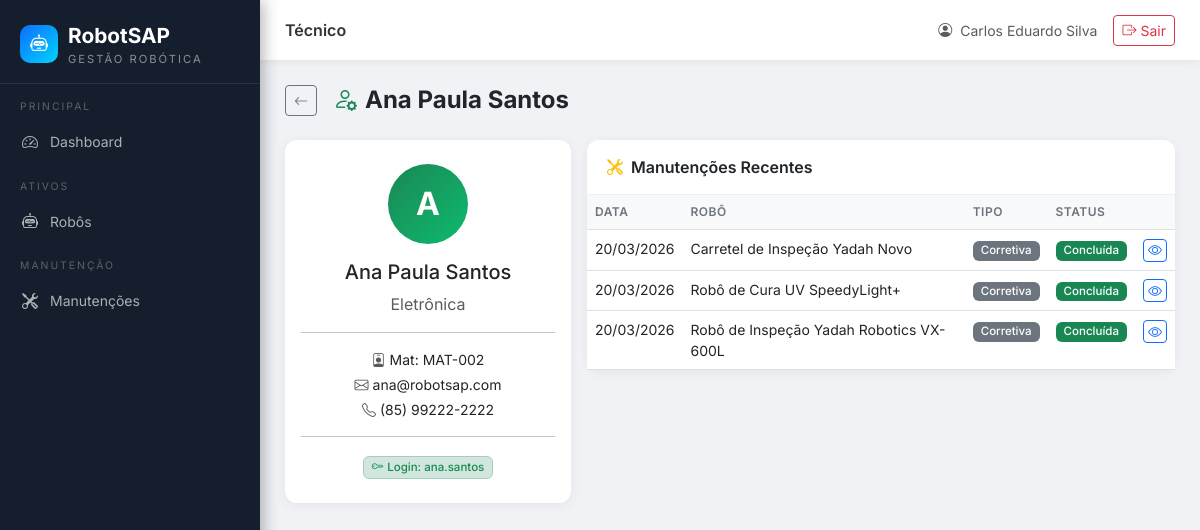
/tecnicos/2/ (signed in), run on the app's committed database.
### tecnicos/models.py (models this page shows, shortened)
class Tecnico(models.Model):
    ESPECIALIDADE_CHOICES = [
        ('mecanica', 'Mecânica'),
        ('eletrica', 'Elétrica'),
        ('eletronica', 'Eletrônica'),
        ('programacao', 'Programação/Software'),
        ('hidraulica', 'Hidráulica'),
        ('pneumatica', 'Pneumática'),
        ('inspecao', 'Inspeção Robótica'),
        ('geral', 'Manutenção Geral'),
    ]
    usuario = models.OneToOneField(
        User, on_delete=models.SET_NULL, null=True, blank=True,
        related_name='tecnico', verbose_name='Usuário de acesso'
    )
    nome = models.CharField(max_length=200, verbose_name='Nome Completo')
    matricula = models.CharField(max_length=50, blank=True, verbose_name='Matrícula')
    email = models.EmailField(blank=True, verbose_name='E-mail')
    telefone = models.CharField(max_length=20, blank=True, verbose_name='Telefone')
    especialidade = models.CharField(
        max_length=50, choices=ESPECIALIDADE_CHOICES, default='geral',
        verbose_name='Especialidade'
    )
    ativo = models.BooleanField(default=True, verbose_name='Ativo')
    criado_em = models.DateTimeField(auto_now_add=True)
    class Meta:
        verbose_name = 'Técnico'
        verbose_name_plural = 'Técnicos'
        ordering = ['nome']

### manutencoes/models.py (models this page shows, shortened)
class Manutencao(models.Model):
    TIPO_CHOICES = [
        ('preventiva', 'Preventiva'),
        ('corretiva', 'Corretiva'),
        ('preditiva', 'Preditiva'),
    ]
    STATUS_CHOICES = [
        ('aberta', 'Aberta'),
        ('em_execucao', 'Em execução'),
        ('concluida', 'Concluída'),
        ('cancelada', 'Cancelada'),
    ]
    STATUS_COLORS = {
        'aberta': 'primary',
        'em_execucao': 'warning',
        'concluida': 'success',
        'cancelada': 'danger',
    }
    robo = models.ForeignKey(Robot, on_delete=models.CASCADE, verbose_name='Robô')
    tecnico = models.ForeignKey(
        Tecnico, on_delete=models.SET_NULL, null=True, blank=True,
        verbose_name='Técnico Responsável'
    )
    tipo_manutencao = models.CharField(
        max_length=20, choices=TIPO_CHOICES, verbose_name='Tipo de Manutenção'
    )
    descricao = models.TextField(verbose_name='Descrição do Problema/Serviço')
    data_abertura = models.DateTimeField(auto_now_add=True, verbose_name='Data de Abertura')
    data_execucao = models.DateTimeField(null=True, blank=True, verbose_name='Data de Início da Execução')
    data_conclusao = models.DateTimeField(null=True, blank=True, verbose_name='Data de Conclusão')
    custo = models.DecimalField(max_digits=10, decimal_places=2, null=True, blank=True, verbose_name='Custo (R$)')
    pecas_substituidas = models.TextField(blank=True, verbose_name='Peças Substituídas')
    status = models.CharField(
        max_length=20, choices=STATUS_CHOICES, default='aberta', verbose_name='Status'
    )
    imagem_manutencao = models.ImageField(
        upload_to='manutencoes/imagens/', blank=True, null=True, verbose_name='Foto da Manutenção'
    )
    relatorio = models.FileField(
        upload_to='manutencoes/relatorios/', blank=True, null=True, verbose_name='Relatório'
    )
    observacoes_conclusao = models.TextField(blank=True, verbose_name='Observações de Conclusão')
    class Meta:
        verbose_name = 'Manutenção'
        verbose_name_plural = 'Manutenções'
        ordering = ['-data_abertura']
    def get_status_color(self):
        return self.STATUS_COLORS.get(self.status, 'secondary')

### robots/models.py (models this page shows, shortened)
class Robot(models.Model):
    STATUS_CHOICES = [
        ('operacional', 'Operacional'),
        ('em_manutencao', 'Em manutenção'),
        ('parado', 'Parado'),
        ('em_inspecao', 'Em inspeção'),
        ('inativo', 'Inativo'),
    ]
    STATUS_COLORS = {
        'operacional': 'success',
        'em_manutencao': 'warning',
        'parado': 'danger',
        'em_inspecao': 'info',
        'inativo': 'secondary',
    }
    nome = models.CharField(max_length=200, verbose_name='Nome do Robô')
    modelo = models.CharField(max_length=200, blank=True, verbose_name='Modelo')
    fabricante = models.CharField(max_length=200, blank=True, verbose_name='Fabricante')
    numero_serie = models.CharField(max_length=100, unique=True, blank=True, null=True, verbose_name='Número de Série (Ativo)')
    patrimonio = models.CharField(max_length=100, blank=True, verbose_name='Patrimônio')
    ano_fabricacao = models.PositiveIntegerField(null=True, blank=True, verbose_name='Ano de Fabricação')
    data_aquisicao = models.DateField(null=True, blank=True, verbose_name='Data de Aquisição')
    localizacao = models.CharField(max_length=300, blank=True, verbose_name='Localização')
    grupo = models.CharField(max_length=100, blank=True, verbose_name='Grupo')
    alocacao = models.CharField(max_length=200, blank=True, verbose_name='Alocação/Cliente')
    status_operacional = models.CharField(
        max_length=20, choices=STATUS_CHOICES, default='operacional',
        verbose_name='Status Operacional'
    )
    observacoes = models.TextField(blank=True, verbose_name='Observações')
    imagem = models.ImageField(upload_to='robots/imagens/', blank=True, null=True, verbose_name='Imagem')
    documento_tecnico = models.FileField(upload_to='robots/documentos/', blank=True, null=True, verbose_name='Documento Técnico')
    criado_em = models.DateTimeField(auto_now_add=True)
    atualizado_em = models.DateTimeField(auto_now=True)
    class Meta:
        verbose_name = 'Robô'
        verbose_name_plural = 'Robôs'
        ordering = ['nome']

### tecnicos/views.py (the view)
# urls.py: path('<int:pk>/', views.TecnicoDetailView.as_view(), name='detail'),
class TecnicoDetailView(LoginRequiredMixin, DetailView):
    model = Tecnico
    template_name = 'tecnicos/tecnico_detail.html'
    context_object_name = 'tecnico'
    def get_context_data(self, **kwargs):
        context = super().get_context_data(**kwargs)
        tecnico = self.get_object()
        context['manutencoes'] = tecnico.manutencao_set.order_by('-data_abertura')[:10]
        return context

### templates/tecnicos/tecnico_detail.html (shortened to what this page needs)
{% extends 'base.html' %}
{% block page_title %}Técnico{% endblock %}
{% block content %}
<div class="d-flex align-items-center mb-4 gap-3">
    <a href="{% url 'tecnicos:list' %}" class="btn btn-outline-secondary btn-sm"><i class="bi bi-arrow-left"></i></a>
    <h4 class="mb-0 fw-bold"><i class="bi bi-person-gear me-2 text-success"></i>{{ tecnico.nome }}</h4>
</div>
<div class="row g-3">
    <div class="col-md-4">
        <div class="card">
            <div class="card-body text-center py-4">
                <div class="rounded-circle d-flex align-items-center justify-content-center text-white fw-bold mx-auto mb-3"
                     style="width:80px;height:80px;font-size:2rem;background:linear-gradient(135deg,#198754,#0fba70);">
                    {{ tecnico.nome|first|upper }}
                </div>
                <h5>{{ tecnico.nome }}</h5>
                <p class="text-muted mb-0">{{ tecnico.get_especialidade_display }}</p>
                <hr>
                {% if tecnico.matricula %}
                <p class="mb-1 small"><i class="bi bi-person-badge me-1 text-muted"></i>Mat: {{ tecnico.matricula }}</p>
                {% endif %}
                {% if tecnico.email %}
                <p class="mb-1 small"><i class="bi bi-envelope me-1 text-muted"></i>{{ tecnico.email }}</p>
                {% endif %}
                {% if tecnico.telefone %}
                <p class="mb-0 small"><i class="bi bi-telephone me-1 text-muted"></i>{{ tecnico.telefone }}</p>
                {% endif %}
                {% if tecnico.usuario %}
                <hr>
                <span class="badge bg-success-subtle text-success border border-success-subtle">
                    <i class="bi bi-key me-1"></i>Login: {{ tecnico.usuario.username }}
                </span>
                {% endif %}
            </div>
        </div>
    </div>
    <div class="col-md-8">
        <div class="card">
            <div class="card-header"><i class="bi bi-tools me-2 text-warning"></i>Manutenções Recentes</div>
            <div class="card-body p-0">
                <table class="table table-hover mb-0 small">
                    <thead class="table-light"><tr><th>Data</th><th>Robô</th><th>Tipo</th><th>Status</th><th></th></tr></thead>
                    <tbody>
                    {% for m in manutencoes %}
                    <tr>
                        <td>{{ m.data_abertura|date:"d/m/Y" }}</td>
                        <td>{{ m.robo.nome }}</td>
                        <td><span class="badge bg-secondary">{{ m.get_tipo_manutencao_display }}</span></td>
                        <td><span class="badge bg-{{ m.get_status_color }}">{{ m.get_status_display }}</span></td>
                        <td><a href="{% url 'manutencoes:detail' m.pk %}" class="btn btn-sm btn-outline-primary py-0 px-1"><i class="bi bi-eye"></i></a></td>
                    </tr>
                    {% empty %}
                    <tr><td colspan="5" class="text-center text-muted py-3">Nenhuma manutenção</td></tr>
                    {% endfor %}
                    </tbody>
                </table>
            </div>
        </div>
    </div>
</div>
{% endblock %}

### templates/base.html (shortened to what this page needs)
<!DOCTYPE html>
<html lang="pt-BR">
<head>
    <link href="https://cdn.jsdelivr.net/npm/bootstrap@5.3.0/dist/css/bootstrap.min.css" rel="stylesheet">
    <link href="https://cdn.jsdelivr.net/npm/bootstrap-icons@1.10.0/font/bootstrap-icons.css" rel="stylesheet">
</head>
<body>
<nav id="sidebar">
    <div class="sidebar-brand d-flex align-items-center">
        <div class="sidebar-logo-icon"><i class="bi bi-robot"></i></div>
        <div>
            <div class="logo-text">RobotSAP</div>
            <div class="logo-sub">Gestão Robótica</div>
        </div>
    </div>
    <ul class="sidebar-nav nav flex-column">
        <li class="nav-section-title">Principal</li>
        <li class="nav-item">
            <a href="{% url 'dashboard:index' %}" class="nav-link {% if request.resolver_match.app_name == 'dashboard' %}active{% endif %}">
                <i class="bi bi-speedometer2"></i> Dashboard
            </a>
        </li>
        <li class="nav-section-title">Ativos</li>
        <li class="nav-item">
            <a href="{% url 'robots:list' %}" class="nav-link {% if request.resolver_match.app_name == 'robots' %}active{% endif %}">
                <i class="bi bi-robot"></i> Robôs
            </a>
        </li>
        <li class="nav-section-title">Manutenção</li>
        <li class="nav-item">
            <a href="{% url 'manutencoes:list' %}" class="nav-link {% if request.resolver_match.app_name == 'manutencoes' %}active{% endif %}">
                <i class="bi bi-tools"></i> Manutenções
            </a>
        </li>
    </ul>
</nav>
<div id="main-content">
    <div id="topbar">
        <div class="d-flex align-items-center gap-3">
            <span class="topbar-title">{% block page_title %}{% endblock %}</span>
        </div>
        <div class="d-flex align-items-center gap-3">
            <span class="text-muted small">
                <i class="bi bi-person-circle me-1"></i>
                {{ request.user.get_full_name|default:request.user.username }}
            </span>
            <form method="post" action="{% url 'usuarios:logout' %}" class="d-inline">
                <button type="submit" class="btn btn-sm btn-outline-danger">
                    <i class="bi bi-box-arrow-right me-1"></i>Sair
                </button>
            </form>
        </div>
    </div>
    <div class="page-content">
        {% block content %}{% endblock %}
    </div>
</div>
</body>
</html>

### templates/base.html (style rules this page uses)
:root { --sidebar-width: 260px; }
* { font-family: 'Inter', sans-serif; }
body { background: #f0f2f5; min-height: 100vh; }
#sidebar { position: fixed; top: 0; left: 0; bottom: 0; width: var(--sidebar-width); background: #151e2d; z-index: 1000; overflow-y: auto; transition: all 0.3s ease; box-shadow: 3px 0 15px rgba(0,0,0,0.3); }
.sidebar-brand { padding: 20px 20px 15px; border-bottom: 1px solid rgba(255,255,255,0.08); }
.sidebar-brand .logo-text { font-size: 1.3rem; font-weight: 700; color: #fff; }
.sidebar-brand .logo-sub { font-size: 0.7rem; color: rgba(255,255,255,0.5); text-transform: uppercase; letter-spacing: 2px; }
.sidebar-logo-icon { width: 38px; height: 38px; background: linear-gradient(135deg, #0d6efd, #00d4ff); border-radius: 10px; display: flex; align-items: center; justify-content: center; font-size: 1.1rem; color: #fff; margin-right: 10px; }
.nav-section-title { font-size: 0.65rem; text-transform: uppercase; letter-spacing: 2px; color: rgba(255,255,255,0.3); padding: 15px 20px 5px; }
.sidebar-nav .nav-item .nav-link { color: rgba(255,255,255,0.65); padding: 10px 20px; display: flex; align-items: center; gap: 10px; transition: all 0.2s; font-size: 0.875rem; }
.sidebar-nav .nav-item .nav-link i { font-size: 1rem; width: 20px; text-align: center; }
#main-content { margin-left: var(--sidebar-width); min-height: 100vh; }
#topbar { background: #fff; padding: 0 25px; height: 60px; display: flex; align-items: center; justify-content: space-between; box-shadow: 0 2px 8px rgba(0,0,0,0.06); position: sticky; top: 0; z-index: 100; }
.topbar-title { font-weight: 600; font-size: 1rem; color: #333; }
.page-content { padding: 25px; }
.card { border: none; border-radius: 12px; box-shadow: 0 2px 12px rgba(0,0,0,0.06); }
.card-header { background: #fff; border-bottom: 1px solid #f0f0f0; border-radius: 12px 12px 0 0 !important; padding: 15px 20px; font-weight: 600; }
.table th { font-size: 0.75rem; text-transform: uppercase; letter-spacing: 0.5px; color: #6c757d; font-weight: 600; }
.badge { font-size: 0.72rem; font-weight: 500; padding: 4px 8px; }

### data on the page
Tecnico: nome "Ana Paula Santos", nome|first "A", especialidade "Eletrônica", matricula "MAT-002", email "ana@robotsap.com", telefone "(85) 99222-2222", usuario.username "ana.santos"
Manutencao: data_abertura "20/03/2026", robo.nome "Carretel de Inspeção Yadah Novo", tipo_manutencao "Corretiva", status "Concluída"
Manutencao: data_abertura "20/03/2026", robo.nome "Robô de Cura UV SpeedyLight+", tipo_manutencao "Corretiva", status "Concluída"
Manutencao: data_abertura "20/03/2026", robo.nome "Robô de Inspeção Yadah Robotics VX-600L", tipo_manutencao "Corretiva", status "Concluída"

### other printed values
{{ request.user.get_full_name|default:request.user.username }} "Carlos Eduardo Silva"
